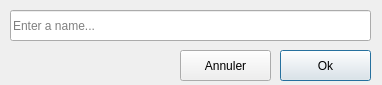
<?xml version="1.0" encoding="UTF-8"?>
<ui version="4.0">
 <class>ListNameDialog</class>
 <widget class="QDialog" name="ListNameDialog">
  <property name="windowModality">
   <enum>Qt::WindowModal</enum>
  </property>
  <property name="geometry">
   <rect>
    <x>0</x>
    <y>0</y>
    <width>382</width>
    <height>85</height>
   </rect>
  </property>
  <property name="windowTitle">
   <string>Create new list</string>
  </property>
  <widget class="QLineEdit" name="ListNameInfield">
   <property name="geometry">
    <rect>
     <x>10</x>
     <y>10</y>
     <width>361</width>
     <height>31</height>
    </rect>
   </property>
   <property name="placeholderText">
    <string>Enter a name...</string>
   </property>
  </widget>
  <widget class="QPushButton" name="okBtn">
   <property name="geometry">
    <rect>
     <x>280</x>
     <y>50</y>
     <width>91</width>
     <height>31</height>
    </rect>
   </property>
   <property name="text">
    <string>Ok</string>
   </property>
  </widget>
  <widget class="QPushButton" name="CancelBtn">
   <property name="geometry">
    <rect>
     <x>180</x>
     <y>50</y>
     <width>91</width>
     <height>31</height>
    </rect>
   </property>
   <property name="text">
    <string>Annuler</string>
   </property>
  </widget>
 </widget>
 <tabstops>
  <tabstop>ListNameInfield</tabstop>
  <tabstop>CancelBtn</tabstop>
  <tabstop>okBtn</tabstop>
 </tabstops>
 <resources/>
 <connections/>
</ui>
